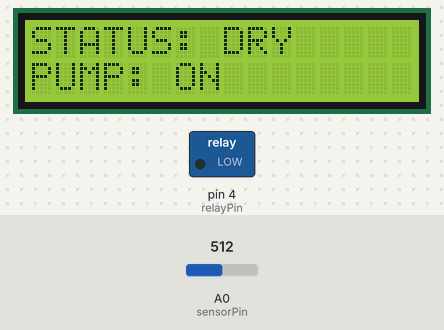
A sketch run on a simulated Arduino Uno, built with avr-gcc and run on an emulated ATmega328P. On the bench: 16×2 character LCD, switched loads named in the sketch (green lamp = pin HIGH). Inputs (shaded band) come from the test bench; at power-on: A0 (sensorPin) = 512. What the sketch prints to the serial monitor is not drawn.

Above: at 2.2 s.
2.3 s: A0 (sensorPin) set to 353
4.3 s: A0 (sensorPin) set to 332
At 6.4 s:
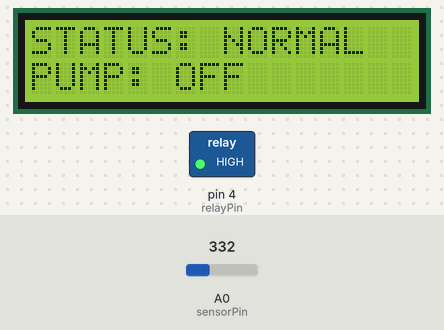
6.7 s: A0 (sensorPin) set to 228
8.4 s: A0 (sensorPin) set to 213
At 10.0 s:
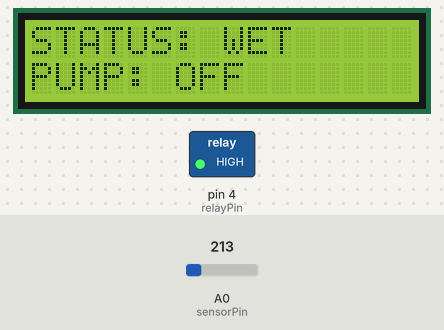
10.8 s: A0 (sensorPin) set to 306
At 12.2 s:
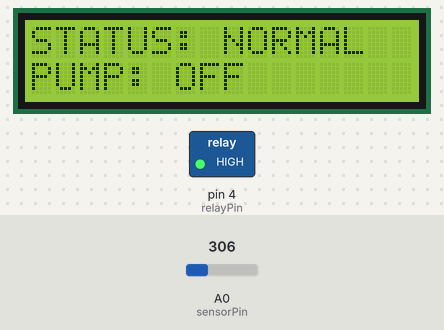
12.8 s: A0 (sensorPin) set to 122
At 14.4 s:
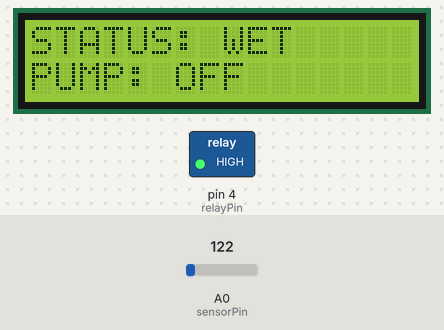
Timing chart, 0 to 15.9 s (numbered marks = the images above; inputs shaded):
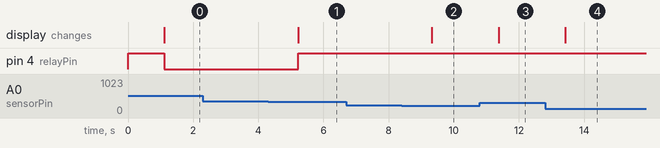

Measured:
- the behaviour switches between 346 and 345 on A0 (sensorPin) (found by bisection; images 0 and 1)
- the behaviour switches between 221 and 220 on A0 (sensorPin) (found by bisection; images 1 and 2)
- after the input at 2.3 s, every drawn part: stays the same
- after the input at 4.3 s, pin 4 (relayPin): LOW → HIGH after 0.92 s; the display: changes after 0.92 s (image 1)
- after the input at 6.7 s, every drawn part: stays the same
- after the input at 8.4 s, the display: changes after 0.93 s (image 2)
- after the input at 10.8 s, the display: changes after 0.58 s (image 3)
- after the input at 12.8 s, the display: changes after 0.63 s (image 4)

The sketch:

CO_New_copy_20251217214409.ino
```cpp
#include <Wire.h>
#include <LiquidCrystal_I2C.h>

LiquidCrystal_I2C lcd(0x27, 16, 2);

// Pins
const int relayPin  = 4;          // Relay module connected to digital pin 4
const int sensorPin = A0;         // Soil moisture sensor connected to analog pin A0

// Relay logic
const bool relayActiveLow = true; // Defines whether the relay is active-low

// Calibration values (adjust to your sensor)
const int dryAnalog = 600;        // Analog reading measured when soil is completely dry
const int wetAnalog = 100;        // Analog reading measured when soil is fully wet

void setup() {
   Serial.begin(9600);             // Starts serial communication at 9600 baud for debugging

  pinMode(relayPin, OUTPUT);      // Sets the relay pin as an output
  digitalWrite(relayPin, relayActiveLow ? HIGH : LOW); // Ensures pump starts OFF

  lcd.init();
  lcd.backlight();
  lcd.clear();
  lcd.setCursor(0,0);
  lcd.print("SMART IRRIGATION");
  lcd.setCursor(0,1);
  lcd.print("System Ready");
  delay(1000);
}

void loop() {
  // 1. Read real sensor value
  int raw = analogRead(sensorPin);      // Reads raw 0–1023 analog value from the moisture sensor

  // 2. Convert to 0–100% moisture
    int moisture = map(raw, dryAnalog, wetAnalog, 0, 100); // Converts raw value to a percentage         //600 → 0% moisture
                                                                                                        //100 → 100% moisture
  moisture = constrain(moisture, 0, 100);         // Ensures moisture stays between 0 and 100   //constrain() limits a value to stay within a range. //“If moisture goes below 0 → make it 0
                                                                                                                                                    //If moisture goes above 100 → make it 100

  // Serial Monitor
  Serial.print("Moisture: ");
  Serial.print(moisture);
  Serial.println("%");

  // 3. Compare with thresholds
  if (moisture <= 50) {
    // DRY
    lcd.clear();
    lcd.setCursor(0,0);
    lcd.print("STATUS: DRY");
    lcd.setCursor(0,1);
    lcd.print("PUMP: ON");
    setPump(true);

    Serial.println("STATUS: DRY (0-50) - PUMP ACTIVATED");
    Serial.println("Pump State: ON - Watering...");
  }
  else if (moisture <= 75 && moisture >= 51) {
    // NORMAL
    lcd.clear();
    lcd.setCursor(0,0);
    lcd.print("STATUS: NORMAL");
    lcd.setCursor(0,1);
    lcd.print("PUMP: OFF");
    setPump(false);

    Serial.println("STATUS: NORMAL (51-75) - PUMP OFF");
    Serial.println("Pump State: OFF - No watering");
  }
  else {
    // WET
    lcd.clear();
    lcd.setCursor(0,0);
    lcd.print("STATUS: WET");
    lcd.setCursor(0,1);
    lcd.print("PUMP: OFF");
    setPump(false);

    Serial.println("STATUS: WET (76-100) - PUMP OFF");
    Serial.println("Pump State: OFF - No watering");
  }

  delay(1000); // read once per second
}

void setPump(bool on) {
 // Calculates the correct signal depending on whether the relay is active-low or active-high
  digitalWrite(
    relayPin,
    on ? (relayActiveLow ? LOW : HIGH)   // If ON: send LOW for active-low relay, HIGH for active-high
         : (relayActiveLow ? HIGH : LOW) // If OFF: reverse the logic
  );
}
```
